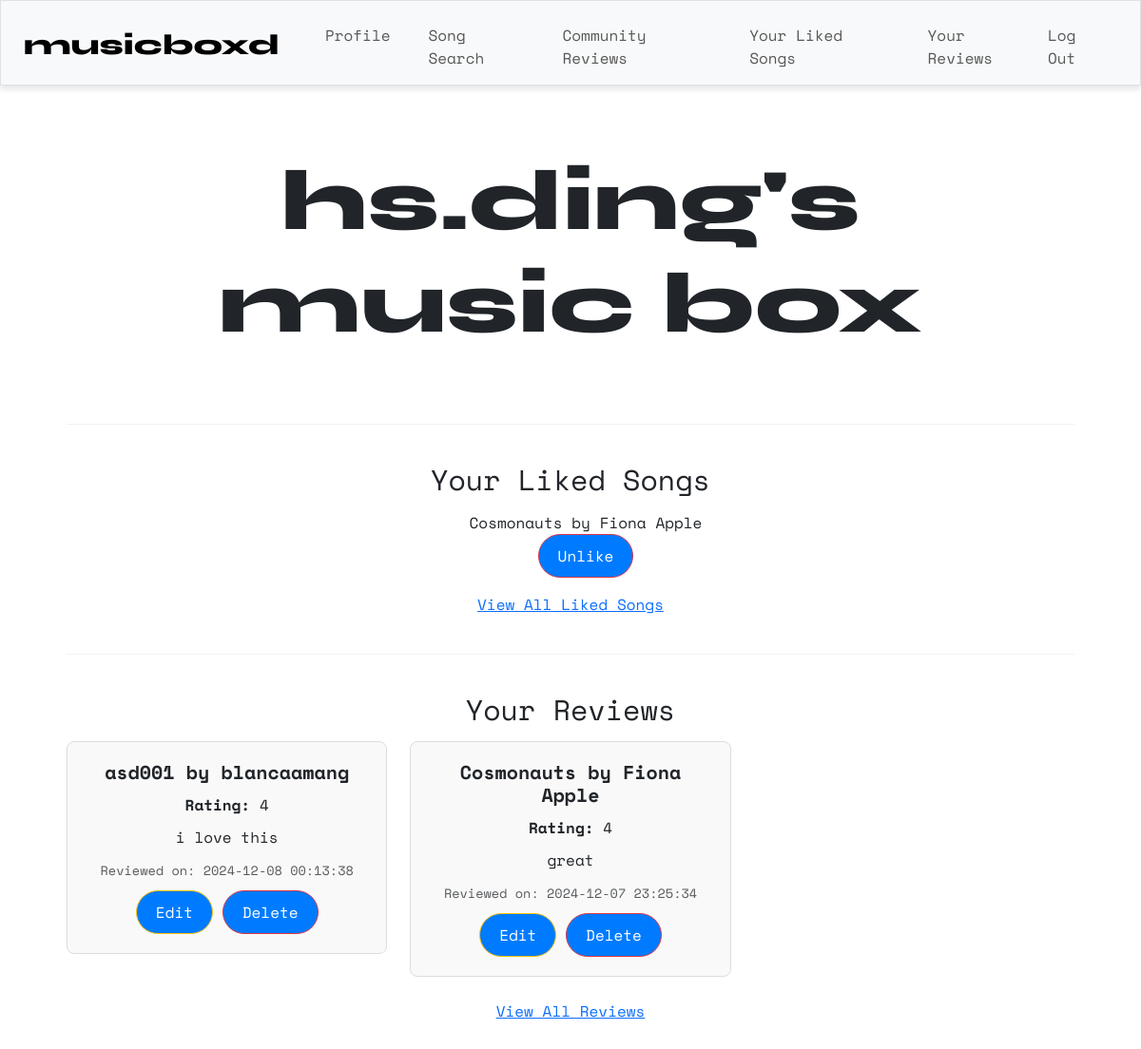
The page /profile (signed in) on the database as committed earlier.
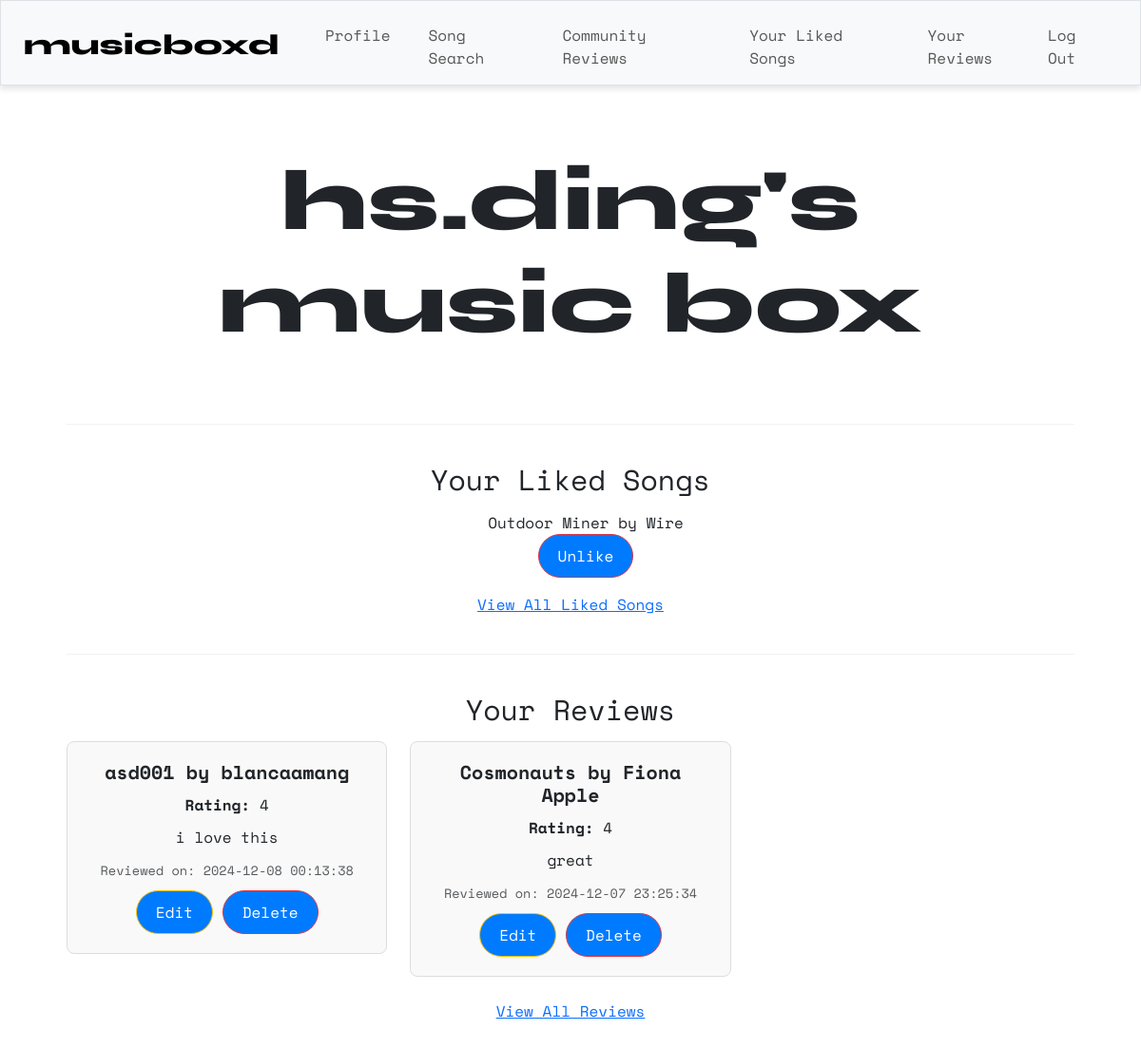
The same page on the database as committed later.
### tables this page shows
CREATE TABLE users ( id INTEGER PRIMARY KEY, username TEXT NOT NULL UNIQUE, hash TEXT NOT NULL );

CREATE TABLE songs ( id TEXT PRIMARY KEY, title TEXT NOT NULL, artist TEXT NOT NULL);

CREATE TABLE reviews ( id INTEGER PRIMARY KEY, review TEXT NOT NULL, rating INTEGER NOT NULL, user_id INTEGER NOT NULL, song_id TEXT NOT NULL, timestamp DATETIME DEFAULT CURRENT_TIMESTAMP, FOREIGN KEY (user_id) REFERENCES users (id), FOREIGN KEY (song_id) REFERENCES songs (id) );

### app.py (the view)
@app.route("/profile")
@login_required
def profile():
    user = db.execute("SELECT * FROM users WHERE id = ?", (session["user_id"],))
    if len(user) != 1:
        error_message = "Something went wrong during registration."
        return render_template("profile.html", error_message=error_message)
    username = user[0]["username"]
    reviews = db.execute(
        """
        SELECT reviews.id, reviews.rating, reviews.timestamp, reviews.review,
        songs.title AS song_title, songs.artist AS song_artist
        FROM reviews
        JOIN songs ON reviews.song_id = songs.id
        WHERE reviews.user_id = ?
        ORDER BY reviews.timestamp DESC LIMIT 5
        """, session["user_id"]
        )
    liked_songs = db.execute(
        """
        SELECT songs.id AS spotify_id, songs.title AS name, songs.artist
        FROM songs
        JOIN likes ON songs.id = likes.song_id
        WHERE likes.user_id = ?
        ORDER BY likes.timestamp DESC LIMIT 5

        """,
        (session["user_id"],)
    )
    return render_template("profile.html", name=username, reviews=reviews, songs=liked_songs)

### helpers.py (called while the page is built)
def login_required(f):
    @wraps(f)
    def decorated_function(*args, **kwargs):
        if session.get("user_id") is None:
            return redirect("/login")
        return f(*args, **kwargs)
    return decorated_function

### templates/profile.html (shortened to what this page needs)
{% extends "layout.html" %}
{% block main %}
    <div class="container">
        <h1 class="syne">{{ name }}'s<br>music box</h1>
        <br>
        <hr>
        <h2>Your Liked Songs</h2>
        {% if songs %}
            <ul>
                {% for song in songs %}
                    <li>{{ song.name }} by {{ song.artist }}</li>
                    <form action="{{ url_for('like_song') }}" method="post" style="display:inline;">
                        <button type="submit" class="btn btn-danger btn-sm">Unlike</button>
                    </form>
                {% endfor %}
            </ul>
        {% else %}
            <p>You haven't liked any songs yet.</p>
        {% endif %}
        <a href="{{ url_for('all_liked') }}">View All Liked Songs</a>
        <br>
        <hr>
        <h2>Your Reviews</h2>
        {% if reviews %}
            <div class="row row-cols-1 row-cols-md-3 g-4">
                {% for review in reviews %}
                    <div class="col">
                        <div class="card">
                            <div class="card-body">
                                <h5 class="card-title">{{ review.song_title }} by {{ review.song_artist }}</h5>
                                <p class="card-text"><strong>Rating:</strong> {{ review.rating }}</p>
                                <p class="card-text">{{ review.review }}</p>
                                <p class="card-text"><small class="text-muted">Reviewed on: {{ review.timestamp }}</small></p>
                                <a href="{{ url_for('edit_review', review_id=review.id) }}" class="btn btn-warning btn-sm">Edit</a>
                                <form action="{{ url_for('delete_review', review_id=review.id) }}" method="post" style="display:inline;">
                                    <button type="submit" class="btn btn-danger btn-sm">Delete</button>
                                </form>
                            </div>
                        </div>
                    </div>
                {% endfor %}
            </div>
        {% else %}
            <p>No reviews yet.</p>
        {% endif %}
        <br>
        <a href="{{ url_for('all_reviews') }}">View All Reviews</a>
    </div>
    <br>
{% endblock %}

### templates/layout.html (shortened to what this page needs)
<!DOCTYPE html>
<html lang="en">
    <head>
        <link href="https://cdn.jsdelivr.net/npm/bootstrap@5.3.3/dist/css/bootstrap.min.css" rel="stylesheet">
        <link href="https://cdnjs.cloudflare.com/ajax/libs/font-awesome/6.0.0-beta3/css/all.min.css" rel="stylesheet">
        <link href="/static/styles.css" rel="stylesheet">
    </head>
    <body>
        {% if session["user_id"] %}
            <nav class="bg-light border navbar navbar-expand-md navbar-light">
                <div class="container-fluid px-4">
                    <a class="navbar-brand" href="/"><span class="syne" style="font-size:30px">musicboxd</span></a>
                    <div class="collapse navbar-collapse" id="navbar">
                        <ul class="navbar-nav me-auto mt-2">
                            <li class="nav-item ms-4"><a class="nav-link" href="/profile">Profile</a></li>
                            <li class="nav-item ms-4"><a class="nav-link" href="/search">Song Search</a></li>
                            <li class="nav-item ms-4"><a class="nav-link" href="/recent">Community Reviews</a></li>
                            <li class="nav-item ms-4"><a class="nav-link" href="/all_liked">Your Liked Songs</a></li>
                            <li class="nav-item ms-4"><a class="nav-link" href="/all_reviews">Your Reviews</a></li>
                        </ul>
                        <ul class="navbar-nav ms-auto mt-2">
                            <li class="nav-item"><a class="nav-link" href="/logout">Log Out</a></li>
                        </ul>
                    </div>
                </div>
            </nav>
        {% endif %}
        <main class="container py-5 text-center">
            {% block main %}{% endblock %}
        </main>
    </body>
</html>

### static/styles.css (style rules this page uses)
h1 { font-size: 90px; }
h2 { font-size: 30px; margin-top: 30px; margin-bottom: 15px; }
p { font-size: 20px; }
ul { list-style-type: none; }
nav { position: sticky; top: 0; left: 0; right: 0; z-index: 1000; background-color: #fff; box-shadow: 0 4px 6px rgba(0, 0, 0, 0.1); padding: 20px; }
nav .navbar-brand { font-size: xx-large; font-family: "Space Mono"; }
.btn { display: inline-block; padding: 10px 20px; background-color: #007bff; color: white; text-align: center; text-decoration: none; border-radius: 50px; font-size: 16px; cursor: pointer; transition: background-color 0.3s ease; }
.card { border: 1px solid #ddd; border-radius: 8px; background-color: #f9f9f9; transition: box-shadow 0.3s ease-in-out; }
.card-body { padding: 20px; }
.card-title { font-size: 1.25rem; font-weight: bold; margin-bottom: 10px; }
.card-text { font-size: 1rem; margin-bottom: 8px; }
.card-text small { font-size: 0.85rem; color: #6c757d; }
.card-body p { margin-bottom: 10px; }
hr { margin: 40px 0; border: 0; border-top: 1px solid #ccc; }
.container { padding: 20px; }
body { background-color: #ffffff; font-family: "Space Mono"; overflow: visible; }
.syne { font-family: "Syne", sans-serif; font-optical-sizing: auto; font-weight: 800; font-style: normal; }

Rows that differ between the two databases and show on the page:
no longer on this page (row unchanged): songs: name "Cosmonauts", artist "Fiona Apple"
added songs: name "Outdoor Miner", artist "Wire"
